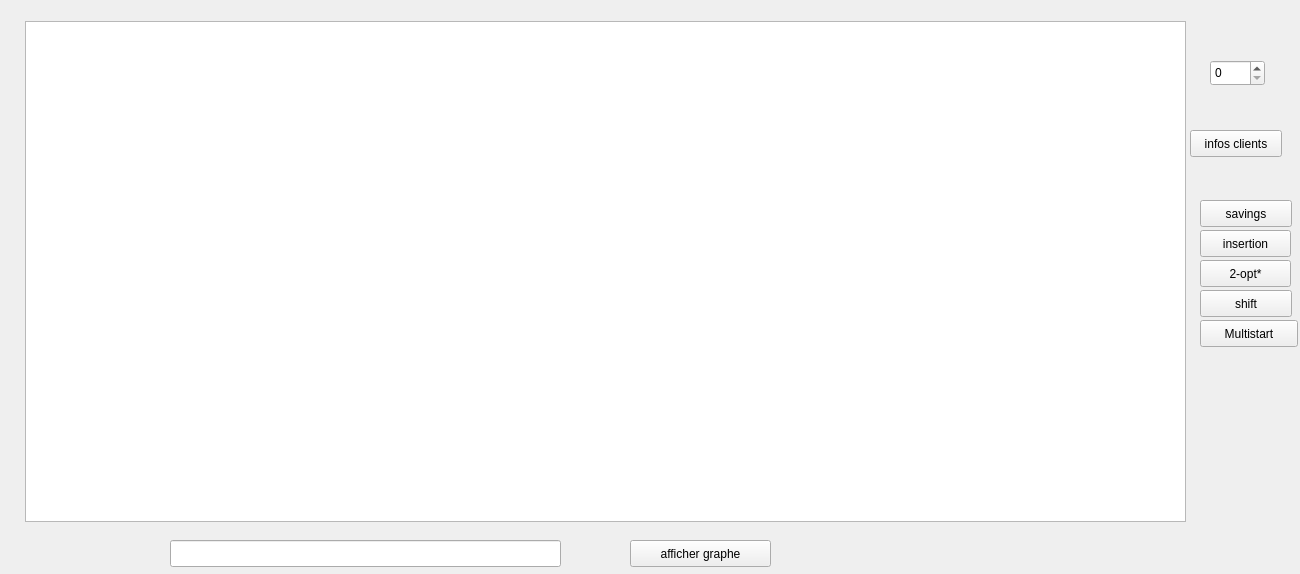
<?xml version="1.0" encoding="UTF-8"?>
<ui version="4.0">
 <class>interface_graphique_2</class>
 <widget class="QWidget" name="interface_graphique_2">
  <property name="geometry">
   <rect>
    <x>0</x>
    <y>0</y>
    <width>1300</width>
    <height>574</height>
   </rect>
  </property>
  <property name="windowTitle">
   <string>OAD</string>
  </property>
  <widget class="QGraphicsView" name="interface_graphique">
   <property name="geometry">
    <rect>
     <x>25</x>
     <y>21</y>
     <width>1161</width>
     <height>501</height>
    </rect>
   </property>
  </widget>
  <widget class="QPushButton" name="afficher_graphe">
   <property name="geometry">
    <rect>
     <x>630</x>
     <y>540</y>
     <width>141</width>
     <height>27</height>
    </rect>
   </property>
   <property name="text">
    <string>afficher graphe</string>
   </property>
  </widget>
  <widget class="QLineEdit" name="chemin_fichier">
   <property name="geometry">
    <rect>
     <x>170</x>
     <y>540</y>
     <width>391</width>
     <height>27</height>
    </rect>
   </property>
  </widget>
  <widget class="QPushButton" name="client">
   <property name="geometry">
    <rect>
     <x>1190</x>
     <y>130</y>
     <width>92</width>
     <height>27</height>
    </rect>
   </property>
   <property name="text">
    <string>infos clients</string>
   </property>
  </widget>
  <widget class="QSpinBox" name="spinBox">
   <property name="geometry">
    <rect>
     <x>1210</x>
     <y>60</y>
     <width>55</width>
     <height>26</height>
    </rect>
   </property>
  </widget>
  <widget class="QPushButton" name="savings">
   <property name="geometry">
    <rect>
     <x>1200</x>
     <y>200</y>
     <width>92</width>
     <height>27</height>
    </rect>
   </property>
   <property name="text">
    <string>savings</string>
   </property>
  </widget>
  <widget class="QPushButton" name="insertion">
   <property name="geometry">
    <rect>
     <x>1200</x>
     <y>230</y>
     <width>91</width>
     <height>27</height>
    </rect>
   </property>
   <property name="text">
    <string>insertion</string>
   </property>
  </widget>
  <widget class="QLabel" name="dist_tot">
   <property name="geometry">
    <rect>
     <x>1070</x>
     <y>525</y>
     <width>211</width>
     <height>41</height>
    </rect>
   </property>
   <property name="text">
    <string/>
   </property>
  </widget>
  <widget class="QPushButton" name="deux_opt">
   <property name="geometry">
    <rect>
     <x>1200</x>
     <y>260</y>
     <width>91</width>
     <height>27</height>
    </rect>
   </property>
   <property name="text">
    <string>2-opt*</string>
   </property>
  </widget>
  <widget class="QPushButton" name="shift">
   <property name="geometry">
    <rect>
     <x>1200</x>
     <y>290</y>
     <width>92</width>
     <height>27</height>
    </rect>
   </property>
   <property name="text">
    <string>shift</string>
   </property>
  </widget>
  <widget class="QPushButton" name="mult">
   <property name="geometry">
    <rect>
     <x>1200</x>
     <y>320</y>
     <width>98</width>
     <height>27</height>
    </rect>
   </property>
   <property name="text">
    <string>Multistart</string>
   </property>
  </widget>
 </widget>
 <resources/>
 <connections/>
</ui>
